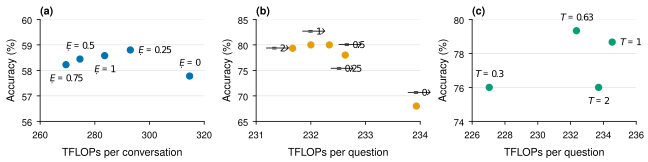

Reproduce this figure in Python.
"""Supplementary sensitivity figure, three panels in one full-width figure: (a) attention weight omega
(MT-Video-Bench), (b) subtitle weight beta (Video-MME w/ subtitles), (c) relevance temperature T (Video-MME w/
subtitles, 300 questions; the T = 0.63 point is the default run on the same questions, sens_default_T.json).
Same data, axes and colors as the earlier one-per-column figures (sens_split.py): sens_weights.json,
sens_sweeps.json, sens_default_T.json.
Regenerate: uv run --no-project --with matplotlib --with numpy python fig/sens_panels.py"""
import json
from pathlib import Path

import orx_figstyle as fs

here = Path(__file__).parent
w = json.load(open(here / "sens_weights.json"))
s = json.load(open(here / "sens_sweeps.json"))
dT = json.load(open(here / "sens_default_T.json"))
fs.use_style()

PANELS = [  # symbol, color, points (value, tflops, acc), label offsets, x label, x ticks, y ticks
    (r"\omega", "blue", [(r["value"], r["tflops"], r["acc"]) for r in w["omega"]],
     {0.0: (0, 6, "center"), 0.25: (6, 0, "left"), 0.5: (0, 6, "center"), 0.75: (0, -6, "center"),
      1.0: (0, -6, "center")},
     "TFLOPs per conversation", range(260, 321, 20), range(56, 61)),
    (r"\beta", "orange", [(r["value"], r["tflops"], r["acc"]) for r in w["beta"]],
     {0.0: (0, 6, "center"), 0.25: (0, -6, "center"), 0.5: (6, 0, "left"), 1.0: (0, 6, "center"), 2.0: (-6, 0, "right")},
     "TFLOPs per question", range(231, 235), range(65, 86, 5)),
    ("T", "green", [(0.3, s["T0.3"]["tflops"], s["T0.3"]["acc"]), (0.63, dT["tflops"], dT["acc"]),
                    (1.0, s["T1"]["tflops"], s["T1"]["acc"]), (2.0, s["T2"]["tflops"], s["T2"]["acc"])],
     {0.3: (0, 6, "center"), 0.63: (0, 6, "center"), 1.0: (6, 0, "left"), 2.0: (0, -6, "center")},
     "TFLOPs per question", range(226, 237, 2), range(74, 81, 2)),
]

fig, axes = fs.figure_grid(1, 3, width=fs.WIDE, ratio=0.25)
for ax, (sym, col, pts, off, xl, xt, yt) in zip(axes, PANELS):
    c = fs.PALETTE[col]
    for v, tf, a in pts:
        ax.plot([tf], [a], marker="o", ms=4.5, color=c, ls="none", clip_on=False, zorder=4)
        dx, dy, ha = off[v]
        ax.annotate(rf"${sym}={v:g}$", (tf, a), xytext=(dx, dy), textcoords="offset points", ha=ha,
                    va="bottom" if dy > 0 else ("top" if dy < 0 else "center"), fontsize=7, zorder=5)
    xt, yt = list(xt), list(yt)
    ax.set_xlabel(xl)
    ax.set_xticks(xt); ax.set_xlim(xt[0], xt[-1]); ax.set_yticks(yt); ax.set_ylim(yt[0], yt[-1])
    ax.set_ylabel("Accuracy (%)")
fs.panel_labels(axes)
print(fs.save(fig, str(here / "sens_panels")))
